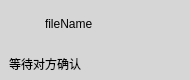
<?xml version="1.0" encoding="UTF-8"?>
<ui version="4.0">
 <class>FileItem</class>
 <widget class="QWidget" name="FileItem">
  <property name="geometry">
   <rect>
    <x>0</x>
    <y>0</y>
    <width>190</width>
    <height>80</height>
   </rect>
  </property>
  <property name="minimumSize">
   <size>
    <width>190</width>
    <height>80</height>
   </size>
  </property>
  <property name="maximumSize">
   <size>
    <width>16777215</width>
    <height>80</height>
   </size>
  </property>
  <property name="windowTitle">
   <string>Form</string>
  </property>
  <property name="styleSheet">
   <string notr="true">background-color: rgb(214, 214, 214);</string>
  </property>
  <layout class="QVBoxLayout" name="verticalLayout">
   <property name="spacing">
    <number>0</number>
   </property>
   <property name="leftMargin">
    <number>0</number>
   </property>
   <property name="topMargin">
    <number>0</number>
   </property>
   <property name="rightMargin">
    <number>0</number>
   </property>
   <property name="bottomMargin">
    <number>0</number>
   </property>
   <item>
    <widget class="QWidget" name="wdg_fileTop" native="true">
     <property name="minimumSize">
      <size>
       <width>0</width>
       <height>40</height>
      </size>
     </property>
     <property name="maximumSize">
      <size>
       <width>16777215</width>
       <height>40</height>
      </size>
     </property>
     <layout class="QHBoxLayout" name="horizontalLayout">
      <property name="leftMargin">
       <number>8</number>
      </property>
      <property name="topMargin">
       <number>8</number>
      </property>
      <property name="rightMargin">
       <number>0</number>
      </property>
      <property name="bottomMargin">
       <number>0</number>
      </property>
      <item>
       <widget class="QLabel" name="lb_fileIcon">
        <property name="minimumSize">
         <size>
          <width>31</width>
          <height>30</height>
         </size>
        </property>
        <property name="maximumSize">
         <size>
          <width>31</width>
          <height>30</height>
         </size>
        </property>
        <property name="text">
         <string/>
        </property>
        <property name="pixmap">
         <pixmap resource="resource.qrc">:/images/file.ico</pixmap>
        </property>
        <property name="scaledContents">
         <bool>true</bool>
        </property>
       </widget>
      </item>
      <item>
       <widget class="QLabel" name="lb_fileName">
        <property name="text">
         <string>fileName</string>
        </property>
       </widget>
      </item>
     </layout>
    </widget>
   </item>
   <item>
    <widget class="QWidget" name="wdg_fileBottom" native="true">
     <layout class="QHBoxLayout" name="horizontalLayout_2">
      <property name="spacing">
       <number>0</number>
      </property>
      <property name="leftMargin">
       <number>0</number>
      </property>
      <property name="topMargin">
       <number>0</number>
      </property>
      <property name="rightMargin">
       <number>0</number>
      </property>
      <property name="bottomMargin">
       <number>0</number>
      </property>
      <item>
       <widget class="QStackedWidget" name="stackedWidget">
        <property name="currentIndex">
         <number>0</number>
        </property>
        <widget class="QWidget" name="page_1">
         <layout class="QHBoxLayout" name="horizontalLayout_3">
          <item>
           <widget class="QLabel" name="lb_waitClient">
            <property name="minimumSize">
             <size>
              <width>0</width>
              <height>30</height>
             </size>
            </property>
            <property name="maximumSize">
             <size>
              <width>16777215</width>
              <height>30</height>
             </size>
            </property>
            <property name="text">
             <string>等待对方确认</string>
            </property>
           </widget>
          </item>
         </layout>
        </widget>
        <widget class="QWidget" name="page_2">
         <layout class="QHBoxLayout" name="horizontalLayout_4">
          <item>
           <widget class="QProgressBar" name="pgb_fileProcess">
            <property name="value">
             <number>0</number>
            </property>
           </widget>
          </item>
         </layout>
        </widget>
        <widget class="QWidget" name="page_3">
         <layout class="QHBoxLayout" name="horizontalLayout_5">
          <item>
           <widget class="QLabel" name="lb_finish">
            <property name="text">
             <string>传输完成</string>
            </property>
           </widget>
          </item>
         </layout>
        </widget>
        <widget class="QWidget" name="page_4">
         <layout class="QHBoxLayout" name="horizontalLayout_6">
          <item>
           <spacer name="horizontalSpacer">
            <property name="orientation">
             <enum>Qt::Horizontal</enum>
            </property>
            <property name="sizeHint" stdset="0">
             <size>
              <width>7</width>
              <height>19</height>
             </size>
            </property>
           </spacer>
          </item>
          <item>
           <widget class="QPushButton" name="pb_recv">
            <property name="text">
             <string>接收</string>
            </property>
           </widget>
          </item>
          <item>
           <widget class="QPushButton" name="pb_reject">
            <property name="text">
             <string>拒绝</string>
            </property>
           </widget>
          </item>
         </layout>
        </widget>
        <widget class="QWidget" name="page_5">
         <layout class="QHBoxLayout" name="horizontalLayout_8">
          <item>
           <widget class="QLabel" name="lb_waitServer">
            <property name="text">
             <string>等待传输</string>
            </property>
           </widget>
          </item>
         </layout>
        </widget>
        <widget class="QWidget" name="page_6">
         <layout class="QHBoxLayout" name="horizontalLayout_7">
          <item>
           <spacer name="horizontalSpacer_2">
            <property name="orientation">
             <enum>Qt::Horizontal</enum>
            </property>
            <property name="sizeHint" stdset="0">
             <size>
              <width>40</width>
              <height>20</height>
             </size>
            </property>
           </spacer>
          </item>
          <item>
           <widget class="QPushButton" name="pb_continue">
            <property name="text">
             <string>续传</string>
            </property>
           </widget>
          </item>
         </layout>
        </widget>
       </widget>
      </item>
     </layout>
    </widget>
   </item>
  </layout>
 </widget>
 <resources>
  <include location="resource.qrc"/>
 </resources>
 <connections/>
</ui>
